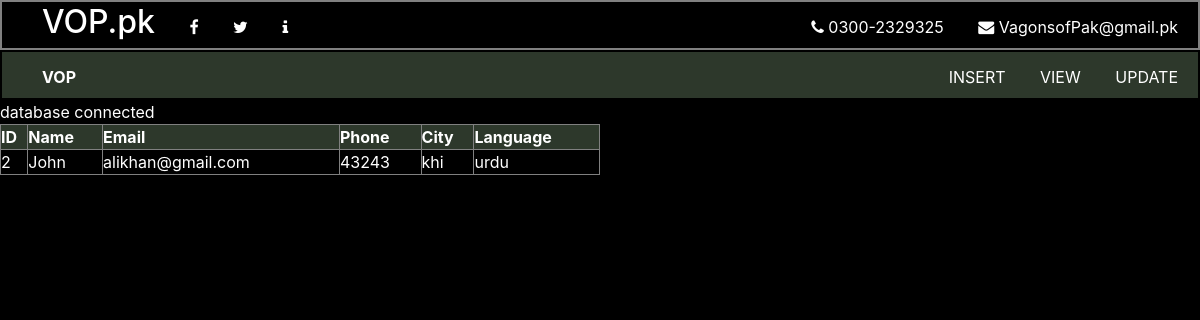
Screenshot of /view1.php?ID=2 with the database file from the repository.
### tables this page shows
CREATE TABLE `VOP` (
  `ID` int(32) NOT NULL,
  `Cus_Name` text NOT NULL,
  `Cus_Email` varchar(50) NOT NULL,
  `Cus_Phone` int(11) NOT NULL,
  `Cus_City` text NOT NULL,
  `Cus_Lang` text NOT NULL
);

### view1.php (the view, shortened to what this page needs)
<!DOCTYPE html>
<html>
    <head>
    </head>
    <body>
        <?php
        require('mycon.php');
            if (isset($_GET['ID'])) {
                $stdID = $_GET['ID'];
                $myquery = "Select * from VOP WHERE ID = ".$stdID;
                $data = $mycon->query($myquery);
                echo "<table border ='1'>
                <tr>
                    <th>ID</th>
                    <th>Name</th>
                    <th>Email</th>
                    <th>Phone</th>
                    <th>City</th>
                    <th>Language</th>
                </tr>";
                while($myrow = $data->fetch_assoc()){
                    echo "<tr>";
                    echo "<td>" .$myrow["ID"] . "</td>";
                    echo "<td>" .$myrow["Cus_Name"]. "</td>";
                    echo "<td>" .$myrow["Cus_Email"]. "</td>";
                    echo "<td>" .$myrow["Cus_Phone"]. "</td>";
                    echo "<td>" .$myrow["Cus_City"]. "</td>";
                    echo "<td>" .$myrow["Cus_Lang"]. "</td>";
                    echo "</tr>";
                }
                echo "</table>";
            } else {
                echo "CONTACT ADMINISTRATOR";
            }
        ?>
    </body>
</html>

### style.css (style rules this page uses)
* { margin: 0; padding: 0; box-sizing: border-box; }
body { background-color: black; }
#main_container { margin: 0 auto; width: 100%; height: auto; background-color: black; color: white; }
header { width: 100%; line-height: 50px; height: 50px; background-color: black; padding-left: 10px; padding-right: 20px; border: 2px solid grey; }
header ul li { list-style-type: none; display: inline-block; margin-left: 30px; }
header ul li a { text-decoration: none; color: white; }
header ul .logo { border-bottom: 2px solid white; }
.list1_right { float: right; }
nav { width: 100%; line-height: 50px; height: 50px; background-color: rgb(45, 56, 43); color : white; padding-left: 10px; padding-right: 20px; border: 2px solid black; }
.list_right { float: right; }
nav ul li { display: inline-block; margin-left: 30px; }
nav ul li a { text-decoration: none; color: white; }

### view1.php (style rules this page uses)
table { width: 50%; border-collapse: collapse; }
th { text-align: center; background-color: rgb(45, 56, 43); }

### rows the page displays
vop: ID "2", Cus_Name "John", Cus_Email "alikhan@gmail.com", Cus_Phone "43243", Cus_City "khi", Cus_Lang "urdu"
